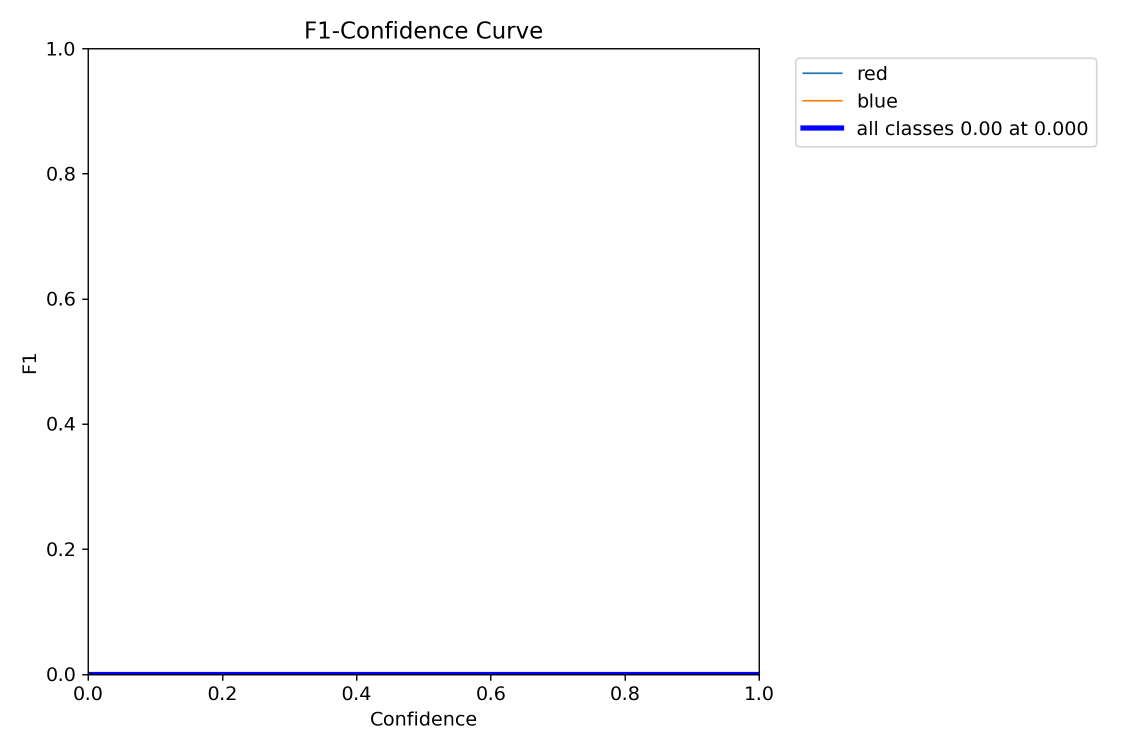
#> input picture storage/runs/20260814-121651-c9d6/train/BoxF1_curve.png, 2250 x 1500 px (shown at 1/2 size)
$ python -i quality_worker.py   (imports and definitions only)
#> lines starting #> are read from the running program, lines starting #| are printed output that depends on the picture
### backend/app/core/config.py
"""경로·상한값·오프라인 환경 설정.

이 모듈은 ultralytics 를 import 하기 전에 먼저 import 되어야 한다.
YOLO_OFFLINE 을 세워두지 않으면 ultralytics 가 import 시점에 DNS 를 조회해
단독망에서 기동이 수 초씩 지연된다 (ultralytics/utils/__init__.py 의 ONLINE = is_online()).
"""

from __future__ import annotations

import os
from pathlib import Path

BASE_DIR = Path(__file__).resolve().parents[3]
BACKEND_DIR = BASE_DIR / "backend"
HOOKS_DIR = BACKEND_DIR / "hooks"
STORAGE_DIR = BASE_DIR / "storage"
DATASETS_DIR = STORAGE_DIR / "datasets"
RUNS_DIR = STORAGE_DIR / "runs"
UPLOADS_DIR = STORAGE_DIR / "uploads"
BUNDLE_DIR = BASE_DIR / "bundle"
WEIGHTS_DIR = BUNDLE_DIR / "weights"
FRONTEND_DIST = BASE_DIR / "frontend" / "dist"
DB_PATH = BASE_DIR / "app.db"

HOST = "127.0.0.1"
PORT = 8000

# zip 해제 상한 (zip 폭탄 방어)
MAX_ZIP_BYTES = 8 * 1024**3
MAX_UNCOMPRESSED_BYTES = 32 * 1024**3
MAX_ENTRIES = 500_000
ALLOWED_SUFFIXES = {
    ".jpg",
    ".jpeg",
    ".png",
    ".bmp",
    ".webp",
    ".tif",
    ".tiff",
    ".txt",
    ".yaml",
    ".yml",
    ".json",
}
IMAGE_SUFFIXES = {".jpg", ".jpeg", ".png", ".bmp", ".webp", ".tif", ".tiff"}

# 학습 워커가 events.jsonl 에 배치 진행률을 쓰는 최소 간격(초)
BATCH_EVENT_INTERVAL = 0.5


def offline_env() -> dict[str, str]:
    """워커 서브프로세스에 물려줄 오프라인 관련 환경변수."""
    return {
        "YOLO_OFFLINE": "true",
        "YOLO_AUTOINSTALL": "false",
    }


def apply_offline_env() -> None:
    """현재 프로세스에 오프라인 환경변수를 적용한다 (ultralytics import 전에 호출)."""
    for key, value in offline_env().items():
        os.environ.setdefault(key, value)


def ensure_dirs() -> None:
    for path in (STORAGE_DIR, DATASETS_DIR, RUNS_DIR, UPLOADS_DIR, WEIGHTS_DIR):
        path.mkdir(parents=True, exist_ok=True)


apply_offline_env()

### backend/quality_worker.py
"""데이터 품질 검사 워커 — 중복 · train/val 누수 · 클래스 불균형.

학습 워커·분석 워커와 같은 규약을 따른다: 독립 프로세스, jsonl 로 진행 상황 append.

**원본 폴더 경로(root)를 인자로 받지 않는다.** 이미지 목록의 진실은 train.txt / val.txt 이고
둘 다 데이터셋 폴더 안에 절대 경로로 들어 있다. root 를 따로 받으면 DB 의 root 와 목록이
어긋난 상태를 워커가 다시 만들게 된다(그 상태는 실제로 발생한다 — dataset_ingest.path_status).
그래서 test 로 나눈 이미지와 어느 목록에도 없는 이미지는 이 검사의 대상이 아니다.

파일은 이미지당 한 번만 읽는다. 진짜 병목은 JPEG 디코딩이라, 해시·썸네일·임베딩이
같은 디코딩 결과를 나눠 쓴다.
"""

from __future__ import annotations

import argparse
import hashlib
import json
import sys
import time
import traceback
from collections.abc import Callable
from pathlib import Path

import numpy as np

sys.path.insert(0, str(Path(__file__).resolve().parent))

from app.core.config import apply_offline_env  # noqa: E402

# [1 line not run here, left out]

from app.services import quality  # noqa: E402  (offline 환경을 잡은 뒤에 가져온다)

BATCH = 64
THUMB = 32
EMBED_SIDE = 256


# [27 lines left out: functions write, read_list, decode, not called in this run]


def features(image):
    """축소 이미지 하나에서 dHash 용 9x8 과 NCC 용 32x32 를 뽑는다."""
    from PIL import Image

    gray = image.convert("L")
    small = np.asarray(gray.resize((9, 8), Image.Resampling.BILINEAR), dtype=np.int16)
    thumb = np.asarray(
        gray.resize((THUMB, THUMB), Image.Resampling.BILINEAR), dtype=np.float32
    )
    return small, thumb.ravel()


# [394 lines left out: functions label_counts, class_names, load_cache, save_cache, section, build_duplicates and 3 more, not called in this run]


# [2 lines not run here, left out]

>>> from PIL import Image
>>> picture = Image.open('../storage/runs/20260814-121651-c9d6/train/BoxF1_curve.png')
#> picture is the input picture: PIL image 2250x1500 RGBA; mean R, G, B, A 252.1, 252.1, 252.6, 255
>>> result = features(picture)
#> in features, `thumb = np.asarray( gray.resize((THUMB, THUMB), Image.Resampling.BILIN..`:
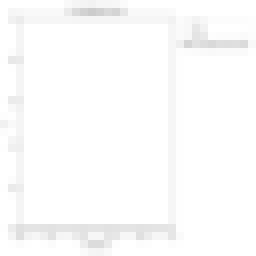
#> thumb: shape (32, 32) float32 (shown 8 times larger); min 204, max 255, mean 252.1

$ run again, on storage/runs/20260814-121651-c9d6/train/confusion_matrix.png
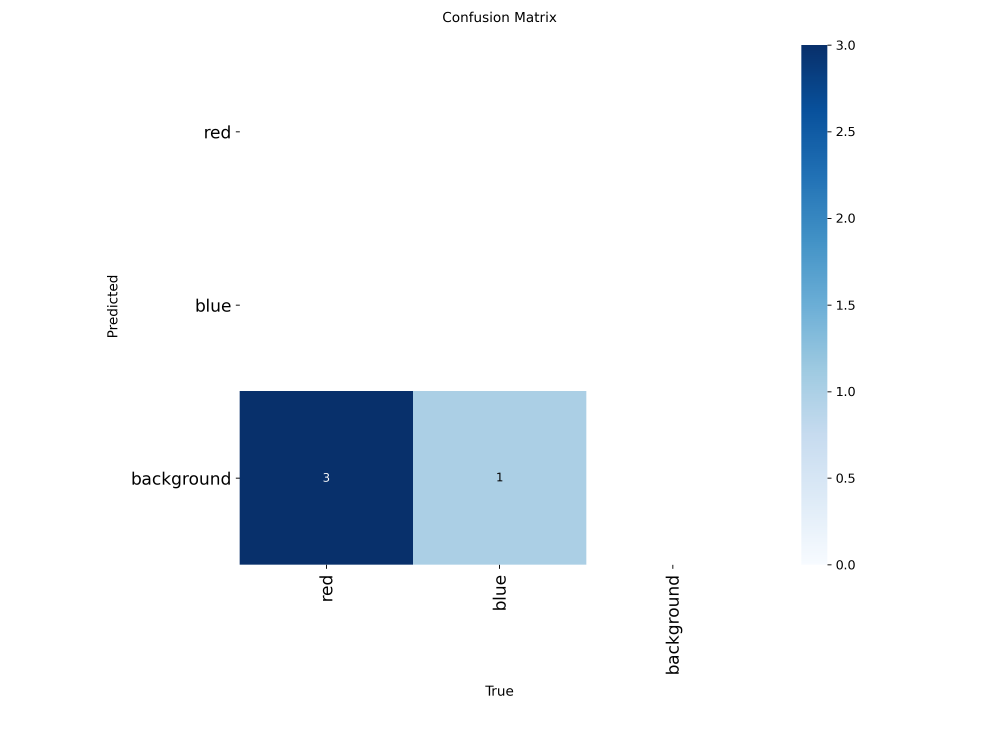
#> input picture storage/runs/20260814-121651-c9d6/train/confusion_matrix.png, 3000 x 2250 px (shown at 1/3 size)
#> picture is the input picture: PIL image 3000x2250 RGBA; mean R, G, B, A 238.5, 242.4, 246.4, 255
#> in features, `gray = image.convert("L")`:
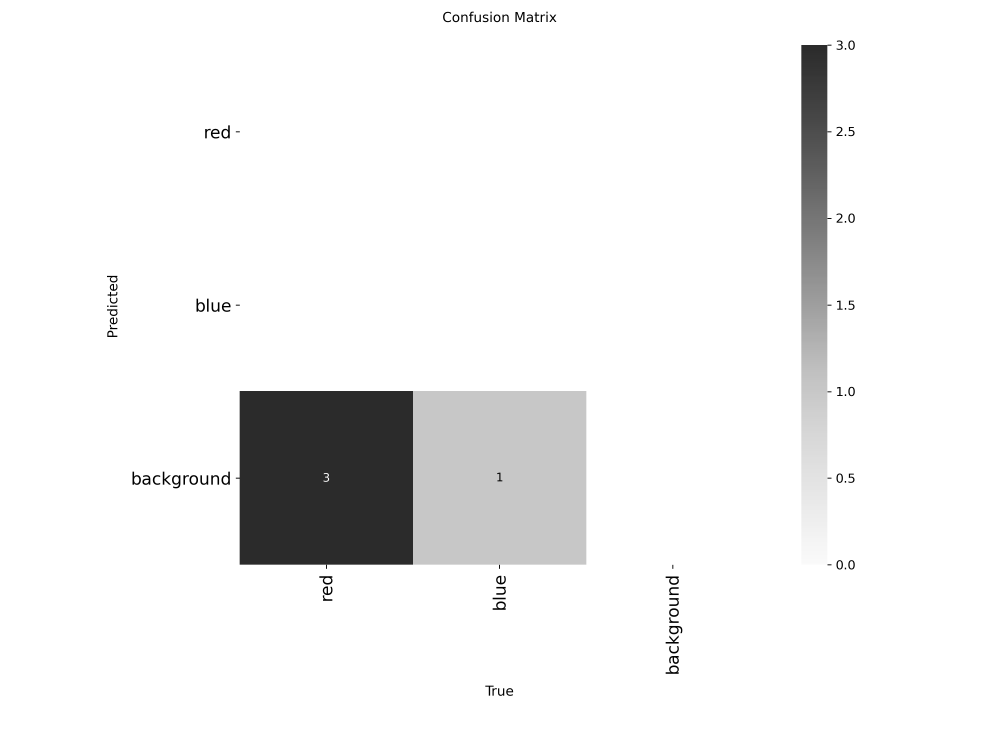
#> gray: PIL image 3000x2250 L (shown at 1/3 size); min 0, max 255, mean 241.7
#> in features, `thumb = np.asarray( gray.resize((THUMB, THUMB), Image.Resampling.BILIN..`:
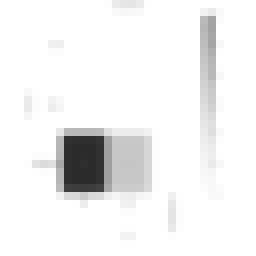
#> thumb: shape (32, 32) float32 (shown 8 times larger); min 43, max 255, mean 241.7

$ run again, on storage/runs/20260814-121651-c9d6/train/confusion_matrix_normalized.png
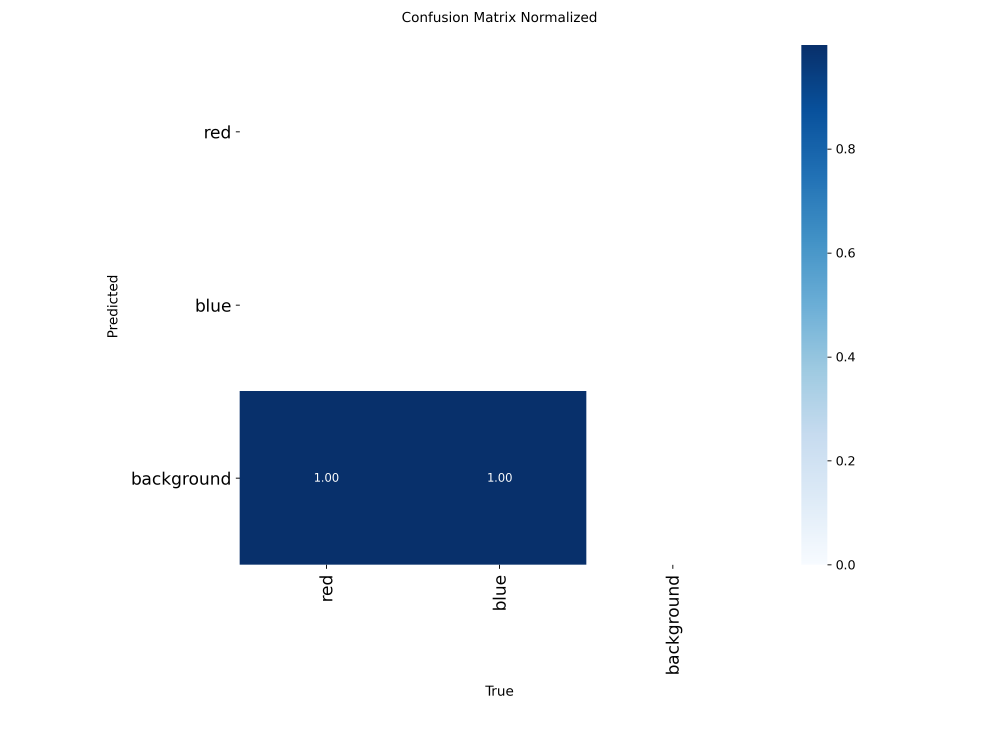
#> input picture storage/runs/20260814-121651-c9d6/train/confusion_matrix_normalized.png, 3000 x 2250 px (shown at 1/3 size)
#> picture is the input picture: PIL image 3000x2250 RGBA; mean R, G, B, A 231.9, 236, 241.4, 255
#> in features, `gray = image.convert("L")`:
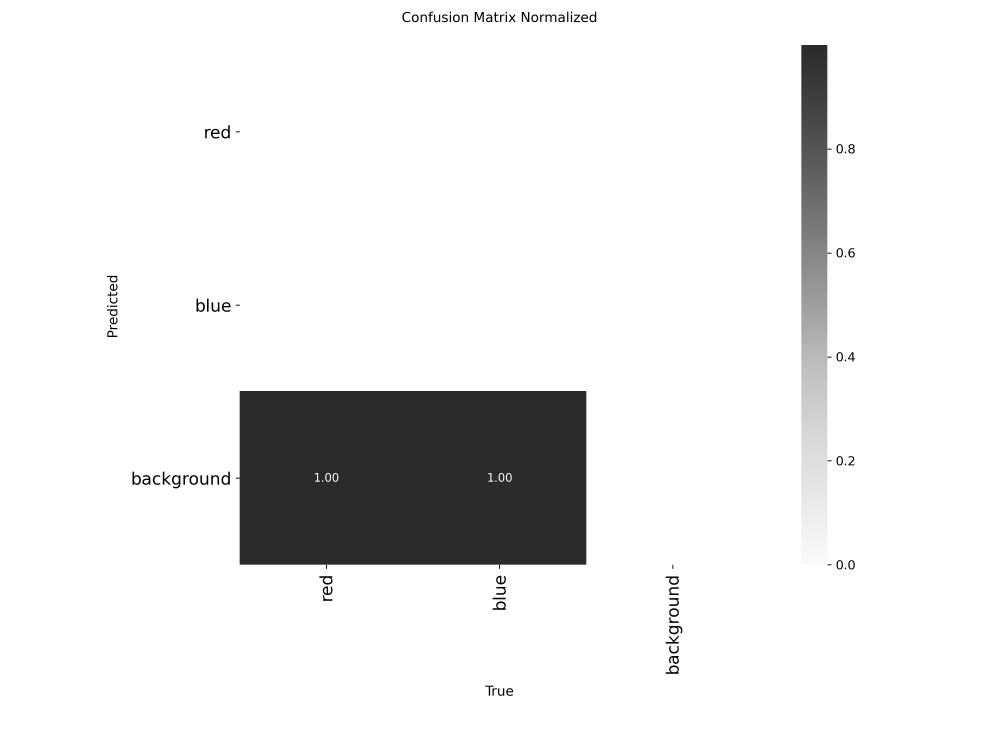
#> gray: PIL image 3000x2250 L (shown at 1/3 size); min 0, max 255, mean 235.4
#> in features, `thumb = np.asarray( gray.resize((THUMB, THUMB), Image.Resampling.BILIN..`:
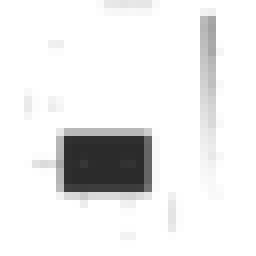
#> thumb: shape (32, 32) float32 (shown 8 times larger); min 43, max 255, mean 235.4
